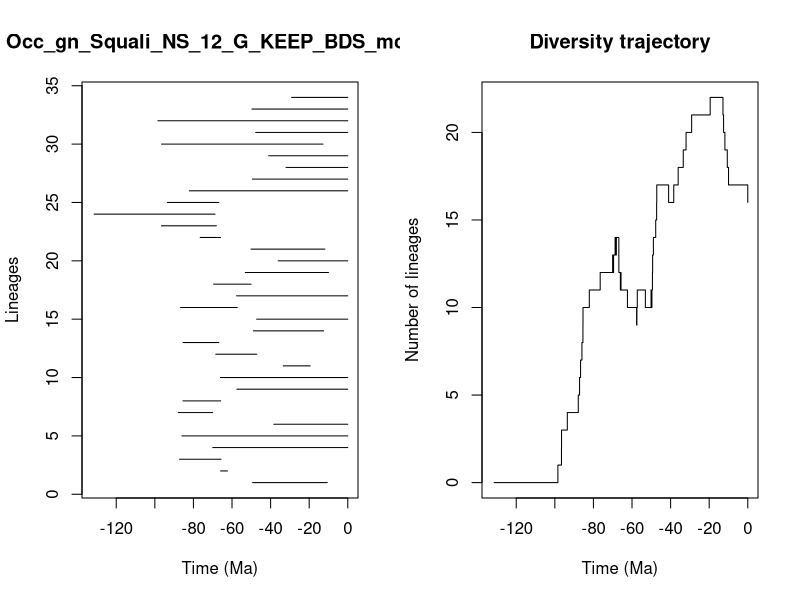

Recreate this plot in R.


pdf(file='../Results/Genus_NS/5_MA_bins_EP_FT/pyrate_mcmc_logs/Occ_gn_Squali_NS_12_G_KEEP_BDS_mcmc_LTT.pdf',width=0.6*20, height=0.6*10)
title = "Occ_gn_Squali_NS_12_G_KEEP_BDS_mcmc"
ts=c(49.3191157978851, 65.90977172363301,87.18731001437213,69.97388094175365,85.95641508688537,38.3756650318941,87.8440044162075,85.43410918390086,57.46670800798642,66.02957551523329,33.440331291071566,68.41192029391495,85.39994685264874,48.91360770943894,47.23492477590346,86.66264998328107,57.625567123984396,69.55026384415491,53.077492042849926,36.07304682901473,50.131338010650005,76.49520095575672,96.56216616366247,131.44817575664,93.53070906590978,82.13367204105194,49.41388541020277,31.9898065375472,41.02800970459392,96.52444719538711,47.71499587494077,98.41553139194221,49.668879566198605,29.09958764180655)
te=c(10.623182910339356, 62.36779379255524,65.68719892790949,0.0,0.0,0.0,70.04486253116154,65.85063430590682,0.0,0.0,19.48632744800681,47.16506703058383,66.8198486527643,12.545576513920746,0.0,57.26540561102571,0.0,50.13493369757448,9.977276755570319,0.0,11.856970362535224,65.94166512238783,68.10974343392492,68.76537737627223,66.82748879368594,0.0,0.0,0.0,0.0,12.855780409804627,0.0,0.0,0.0,0.0)
div_traj=c(0, 1,2,3,4,5,6,7,8,9,10,11,12,13,12,13,14,13,14,13,12,11,12,11,12,11,10,9,10,11,10,11,10,11,12,13,14,15,16,17,16,17,18,19,20,21,22,21,20,19,18,17,16)
time_events=c(131.44817575664, 98.41553139194221,96.56216616366247,96.52444719538711,93.53070906590978,87.8440044162075,87.18731001437213,86.66264998328107,85.95641508688537,85.43410918390086,85.39994685264874,82.13367204105194,76.49520095575672,70.04486253116154,69.97388094175365,69.55026384415491,68.76537737627223,68.41192029391495,68.10974343392492,66.82748879368594,66.8198486527643,66.02957551523329,65.94166512238783,65.90977172363301,65.85063430590682,65.68719892790949,62.36779379255524,57.625567123984396,57.46670800798642,57.26540561102571,53.077492042849926,50.13493369757448,50.131338010650005,49.668879566198605,49.41388541020277,49.3191157978851,48.91360770943894,47.71499587494077,47.23492477590346,47.16506703058383,41.02800970459392,38.3756650318941,36.07304682901473,33.440331291071566,31.9898065375472,29.09958764180655,19.48632744800681,12.855780409804627,12.545576513920746,11.856970362535224,10.623182910339356,9.977276755570319,0.0)
                par(mfrow=c(1,2))
                L = length(ts)
                plot(ts, 1:L , xlim=c(-max(ts)-1,0), pch=20, type="n", main=title,xlab="Time (Ma)",ylab="Lineages")
                for (i in 1:L){segments(x0=-te[i],y0=i,x1=-ts[i],y1=i)}    
                t = -time_events
                plot(div_traj ~ t,type="s", main = "Diversity trajectory",xlab="Time (Ma)",ylab="Number of lineages",xlim=c(-max(ts)-1,0))
                abline(v=c(65,200,251,367,445),lty=2,col="gray")
                